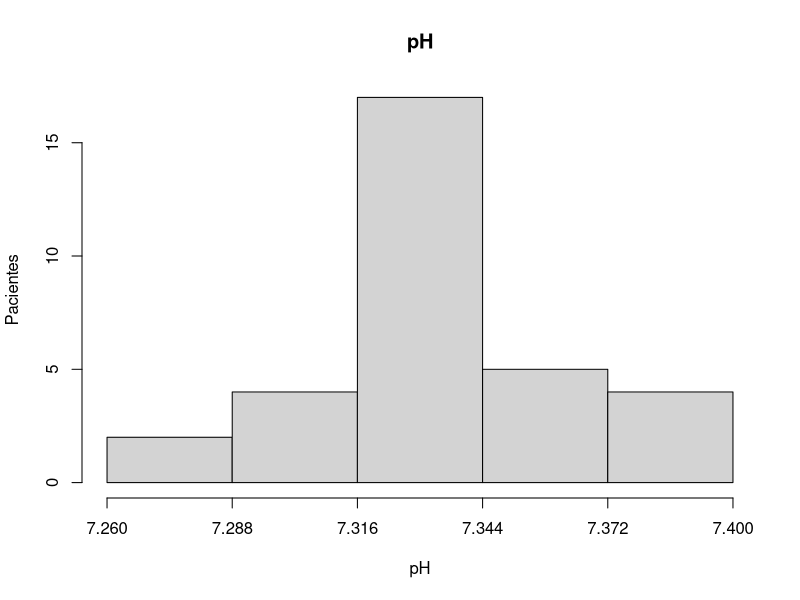

Recreate this plot in R.
datos =  c(7.33,7.31,7.26,7.33,7.37,7.27,7.30,7.33,7.33,7.32,7.35,7.39,7.33,7.38,7.33,7.31,7.37,7.35,7.34,7.32,7.29,7.35,7.38,7.32,7.32,7.33,7.32,7.40,7.32,7.34,7.33,7.33)
datos_or = datos

#Punto 5
max = max(datos)
min = min(datos)
len_intervalo = (max-min)/5


actual = min+len_intervalo
intervalos = vector()

for(i in 1:5){
  intervalos = c(intervalos,actual)
  actual = actual+len_intervalo
}


datos = sort(datos)
frecuencia = c(rep(0,5))

indice_comp = 1
d = 1
while(d<=length((datos))){
  if(datos[d] <= intervalos[indice_comp])
    {
    frecuencia[indice_comp] = frecuencia[indice_comp]+1
    d = d+1
  }
  else
  {
    indice_comp = indice_comp+1
  }
}

nombres = vector()

for(i in intervalos){
  nombres = c(nombres,paste(c(i-len_intervalo,i),collapse = " - "))
}

a = intervalos
b = frecuencia

#a
x = a
absoluta = b
absoluta_acumulada  =  cumsum(b)
frecuencia_relativa = b/sum(b)
relativa_acumulada = cumsum(b/sum(b))
cbind(x,absoluta,absoluta_acumulada,frecuencia_relativa, relativa_acumulada)

datos =  datos_or

#b
summary(datos)

#c
sd(datos)
var(datos)

#d
ancho_clase=c(min(datos),intervalos)
hist(datos,breaks = ancho_clase,xlim=c(min(datos),max(datos)),xaxt="n",main="pH",xlab="pH",ylab="Pacientes")
axis(1, ancho_clase,las=1, font=1,cex.axis=1)

#e
# Se puede concluir que al menos el 75% del PH se encuentra por debajo de 7.350, también se puede concluir 
# que los datos poseen una dispersión de 0.0009 aproximadamente


